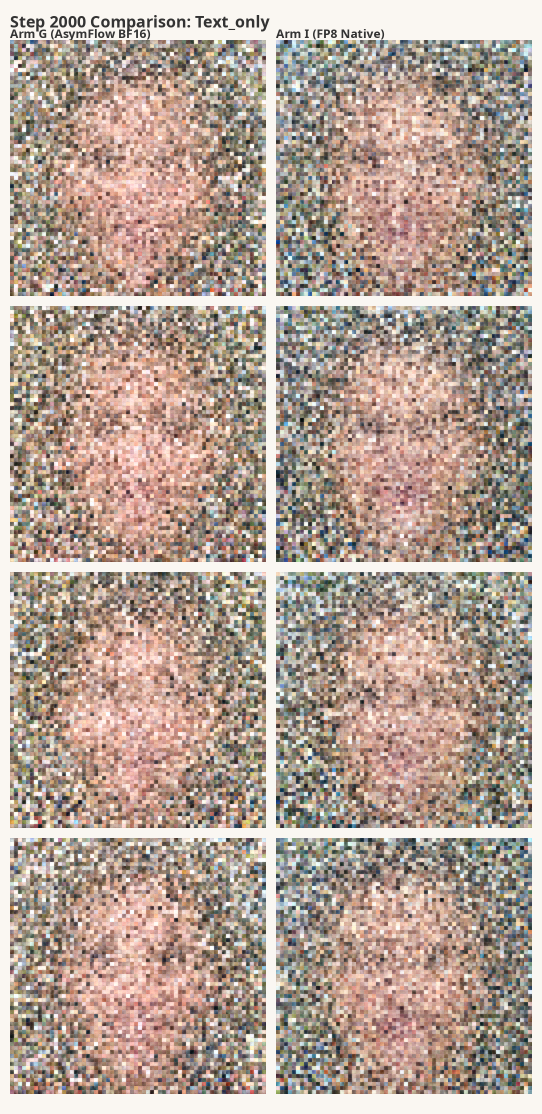
#> input picture arm_g_vs_i_text.png, 1084 x 2228 px (shown at 1/2 size); its folder holds only this picture in this run
$ python run_gates.py --images ../.. --out out.png
#> lines starting #> are read from the running program, lines starting #| are printed output that depends on the picture
### scripts/harness/calibrate_gates.py
#!/usr/bin/env python3
"""M2 — freeze G0 photorealism gates calibration from the real-FFHQ reference set.

Deterministic: seed-driven stratified sampling over sorted stratum dirs.
All gates are computed on 512-downsampled luminance (identical preprocessing is
applied later to MODEL outputs — bands are a RELATIVE instrument, so the exact
downsampling choice is part of the frozen contract, recorded in the output).

Stdlib + numpy only. No GPU. USAGE:
    .venv/bin/python3 scripts/harness/calibrate_gates.py [--n 1000] [--out research/avenues/gates_calibration.json]
"""
import argparse
import hashlib
import json
import os
import sys
import time
from pathlib import Path

import numpy as np

STRATUM = Path("/mnt/nas-ai-models/training-data/ffhq/stratum")
FACE_SKIN_V1 = 2  # v1 28-class taxonomy: Face_Neck = 2 (v2 shifts +1)
REF_SIZE = 512
MIN_SKIN_FRAC = 0.005


# [18 lines left out: function erode, not called in this run]


def downsample(a: np.ndarray, size: int) -> np.ndarray:
    h, w = a.shape[:2]
    s = max(1, min(h, w) // size)
    hc, wc = (h // s) * s, (w // s) * s
    a = a[:hc:s, :wc:s]
    # crop/pad to exactly size
    if a.shape[0] > size:
        a = a[:size]
    if a.shape[1] > size:
        a = a[:, :size]
    if a.shape < (size, size):
        out = np.zeros((size, size), dtype=a.dtype)
        out[:a.shape[0], :a.shape[1]] = a
        a = out
    return a


def lumin(pix: np.ndarray) -> np.ndarray:
    f = pix.astype(np.float32)
    if f.ndim == 3 and f.shape[0] == 3:  # channels-first (verified on-disk: (3, H, W))
        f = np.moveaxis(f, 0, -1)
    return 0.299 * f[..., 0] + 0.587 * f[..., 1] + 0.114 * f[..., 2]


def fft_gaussian_blur(a: np.ndarray, sigma: float) -> np.ndarray:
    h, w = a.shape
    fy = np.fft.fftfreq(h)
    fx = np.fft.rfftfreq(w)
    fy2 = fy[:, None] ** 2 + fx[None, :] ** 2
    g = np.exp(-2 * (np.pi * sigma) ** 2 * fy2).astype(np.float32)
    return np.fft.irfft2(np.fft.rfft2(a) * g, s=(h, w))[:h, :w]


def radial_spectrum(a: np.ndarray, fmin: float = 0.1, fmax: float = 0.9, bins: int = 12):
    h, w = a.shape
    mag = np.abs(np.fft.rfft2(a - a.mean()))
    fy = np.fft.fftfreq(h)[:, None]
    fx = np.fft.rfftfreq(w)[None, :]
    freq = np.sqrt(fy ** 2 + fx ** 2) / 0.5  # normalized nyquist
    lo, hi = np.log10(fmin), np.log10(fmax)
    edges = np.logspace(lo, hi, bins + 1)
    power, centers = [], []
    for i in range(bins):
        m = (freq >= edges[i]) & (freq < edges[i + 1]) & (freq > 0)
        if m.sum() < 8:
            continue
        power.append(np.log10(mag[m].mean() + 1e-12))
        centers.append(np.log10(0.5 * (edges[i] + edges[i + 1])))
    if len(power) < 4:
        return None
    return float(np.polyfit(centers, power, 1)[0])


def block_stats(a: np.ndarray, mask: np.ndarray, block: int = 8):
    h, w = a.shape
    hb, wb = h // block * block, w // block * block
    a_b = a[:hb, :wb].reshape(hb // block, block, wb // block, block)
    m_b = mask[:hb, :wb].reshape(hb // block, block, wb // block, block).mean(axis=(1, 3))
    std_blocks = a_b.reshape(hb // block, wb // block, -1).std(axis=-1)
    keep = (m_b > 0.7) & np.isfinite(std_blocks)
    if keep.sum() < 10:
        return None
    return std_blocks[keep].astype(np.float64)


# [140 lines left out: functions sample_dirs, process_dir, main, not called in this run]


# [2 lines that do not run on import are left out]

### scripts/harness/run_gates.py
#!/usr/bin/env python3
"""Phase 1 producer — compute G0 photorealism gates on a directory of images.

Consumes generated/real PNGs (e.g. quality_metrics prompt images from a
checkpoint, or the real-FFHQ reference set) and emits tick-consumable JSONL:
one line per gate with the AGGREGATE value (mean over images) + per-image
detail lines to a sidecar. Identical preprocessing to calibrate_gates.py is
imported from that module — the frozen contract, single source of truth.

Generated images have no seg masks, so v1 computes the MASK-FREE gates
(g0a_full, g0b, g0c_full, g0d_full) — these have matching calibration bands.
Masked gates (g0a/g0c/g0d) are emitted only when a seg mask dir is supplied
(--masks <dir> with same basenames).

USAGE:
    .venv/bin/python3 scripts/harness/run_gates.py \
        --images <dir-with-pngs> \
        [--calibration research/avenues/gates_calibration.json] \
        --out research/avenues/gates/<arm>/<step>/gates.jsonl
"""
import argparse
import glob
import json
import sys
from pathlib import Path

import numpy as np
from PIL import Image

sys.path.insert(0, str(Path(__file__).resolve().parent))
from calibrate_gates import downsample, lumin, fft_gaussian_blur, radial_spectrum, block_stats  # noqa: E402

REF_SIZE = 512


def measure_image(path: Path, mask: np.ndarray | None = None):
    """Return dict of gate values for one image; mask-free unless a mask is given."""
    img = np.asarray(Image.open(path).convert("RGB")).astype(np.float32) / 255.0
    lum = downsample(lumin(img), REF_SIZE)
    hp = lum - fft_gaussian_blur(lum, 2.5)
    spec = radial_spectrum(lum)

    out: dict = {
        "g0a_sensor_noise_floor_full": float(np.log10(np.std(hp) + 1e-12)),
        "g0c_skin_texture_energy_full": float(np.mean(hp ** 2) / (np.mean(lum ** 2) + 1e-12)),
    }
    if spec is not None:
        out["g0b_spectral_slope"] = spec
    bs = block_stats(lum, np.ones_like(lum, dtype=bool))
    if bs is not None:
        out["g0d_local_contrast_full_p5"] = float(np.percentile(bs, 5))
        out["g0d_local_contrast_full_p50"] = float(np.percentile(bs, 50))
        out["g0d_local_contrast_full_p95"] = float(np.percentile(bs, 95))

    if mask is not None:
        m = downsample(mask.astype(bool), REF_SIZE)
        g0a = float(np.log10(np.std(hp[m]) + 1e-12))
        g0c = float(np.mean(hp[m] ** 2) / (np.mean(lum[m] ** 2) + 1e-12))
        out["g0a_sensor_noise_floor"] = g0a
        out["g0c_skin_texture_energy"] = g0c
        bsm = block_stats(lum, m)
        if bsm is not None:
            out["g0d_local_contrast_p5"] = float(np.percentile(bsm, 5))
            out["g0d_local_contrast_p50"] = float(np.percentile(bsm, 50))
            out["g0d_local_contrast_p95"] = float(np.percentile(bsm, 95))
    return out


def main(argv: list[str] | None = None) -> int:
    ap = argparse.ArgumentParser()
    ap.add_argument("--images", required=True, type=Path)
    ap.add_argument("--masks", type=Path, default=None,
                    help="optional dir with .npy binary masks, same basenames as images")
    ap.add_argument("--calibration", type=Path, default=None)
    ap.add_argument("--out", required=True, type=Path)
    args = ap.parse_args(argv)

    images = sorted(glob.glob(str(args.images / "*.png")) +
                    glob.glob(str(args.images / "*.jpg")))
    if not images:
        print(f"ERROR no PNG/JPG found in {args.images}", file=sys.stderr)
        return 2

    calib = None
    if args.calibration is not None:
        calib = json.loads(args.calibration.read_text())["gates"]

    detail: list[dict] = []
    agg: dict[str, list[float]] = {}
    for p in images:
        stem = Path(p).stem
        mask = None
        if args.masks is not None:
            mask_path = args.masks / f"{stem}.npy"
            if mask_path.is_file():
                mask = np.load(mask_path)
        vals = measure_image(Path(p), mask)
#> in lumin, `return 0.299 * f[..., 0] + 0.587 * f[..., 1] + 0.114 * f[..., 2]`:
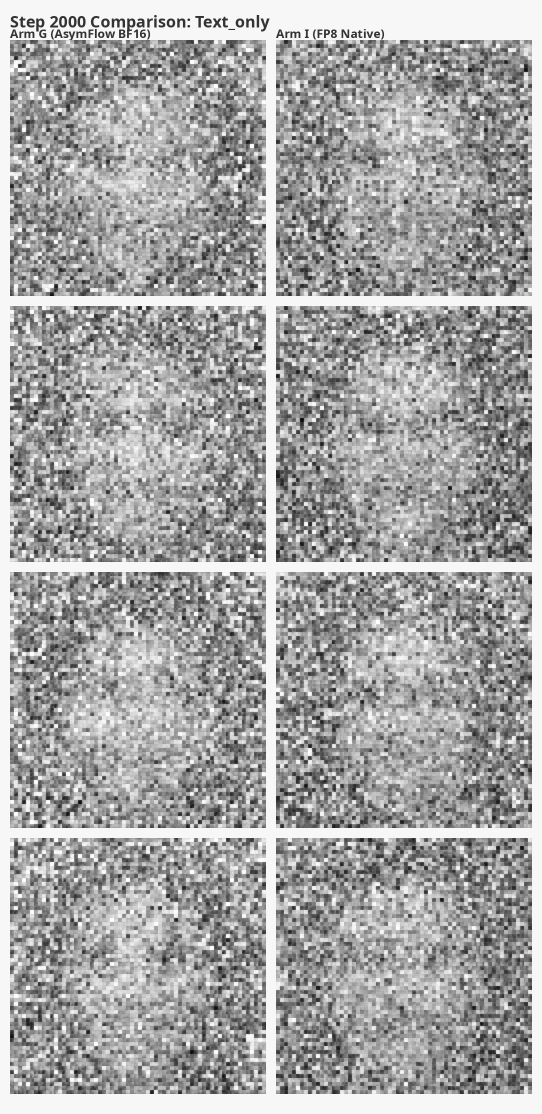
#> returned value: shape (2228, 1084) float32 (shown at 1/2 size); min 0.0122, max 1, mean 0.649
#> in downsample, `h, w = a.shape[:2]`: h = 2228; w = 1084
#> in downsample, `s = max(1, min(h, w) // size)`: s = 2
#> in downsample, `hc, wc = (h // s) * s, (w // s) * s`: hc = 2228; wc = 1084
#> in downsample, `a = a[:size]`:
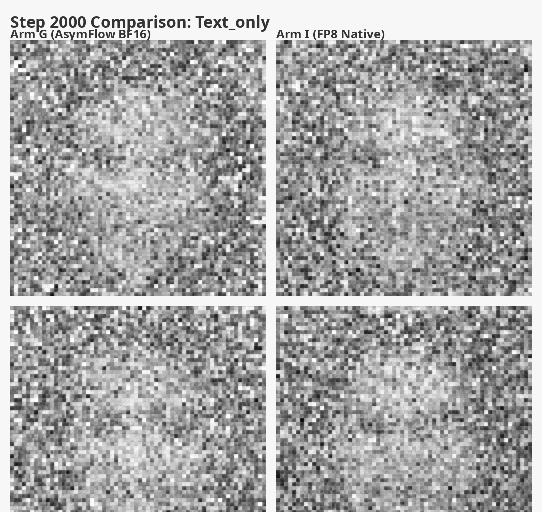
#> a: shape (512, 542) float32; min 0.0221, max 1, mean 0.655
#> in downsample, `a = a[:, :size]`:
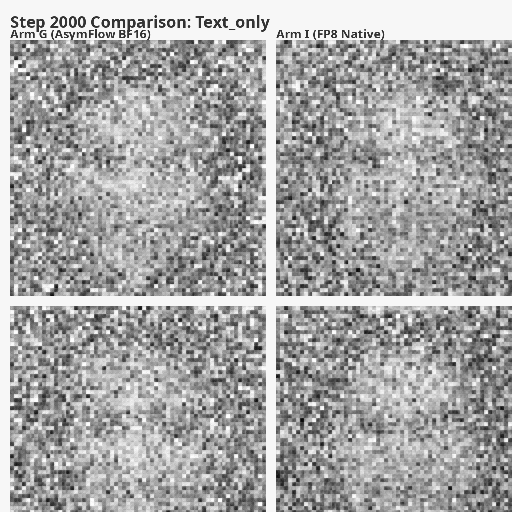
#> a: shape (512, 512) float32; min 0.0221, max 1, mean 0.651
#> in fft_gaussian_blur, `return np.fft.irfft2(np.fft.rfft2(a) * g, s=(h, w))[:h, :w]`:
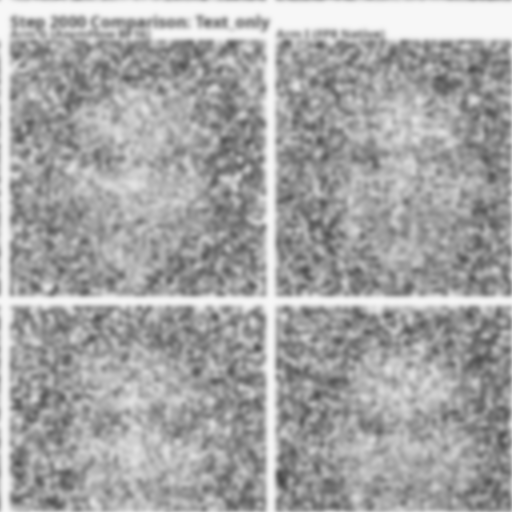
#> returned value: shape (512, 512) float64; min 0.282, max 0.97, mean 0.651
#> in measure_image, `hp = lum - fft_gaussian_blur(lum, 2.5)`:
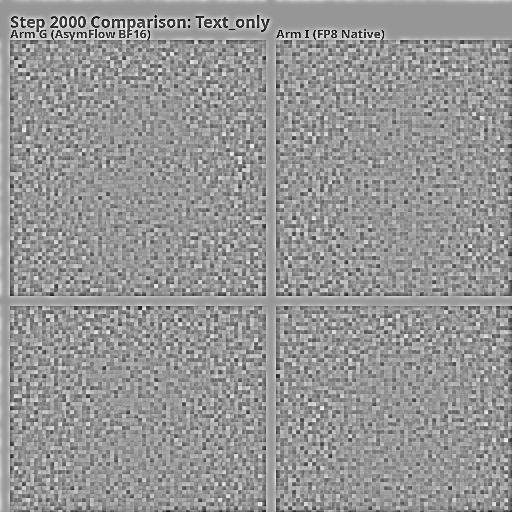
#> hp: shape (512, 512) float64; min -0.669, max 0.464, mean 0; drawn with min black and max white
#> in radial_spectrum, `mag = np.abs(np.fft.rfft2(a - a.mean()))`:
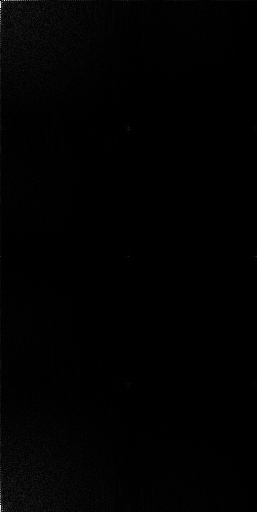
#> mag: shape (512, 257) float64; min 0.0105, max 5719.3, mean 46.9; drawn with min black and max white
#> after the loop in radial_spectrum, `for i in range(bins):`: centers = [-0.958, -0.879, -0.799, -0.72, -0.64, -0.561, -0.481, -0.402, -0.322, -0.243, -0.163, -0.0837]; power = [2.5, 2.48, 2.42, 2.36, 2.31, 2.23, 2.11, 1.96, 1.74, 1.55, 1.52, 1.41]
#> in measure_image, `spec = radial_spectrum(lum)`: spec = -1.36
#> in measure_image, `out: dict = { "g0a_sensor_noise_floor_full": float(np.log10(np.std(hp)..`: out = {'g0a_sensor_noise_floor_full': -0.905, 'g0c_skin_texture_energy_full': 0.0332}
#> in block_stats, `m_b = mask[:hb, :wb].reshape(hb // block, block, wb // block, block).m..`: m_b: shape (64, 64) float64; every value is 1
#> in block_stats, `std_blocks = a_b.reshape(hb // block, wb // block, -1).std(axis=-1)`:
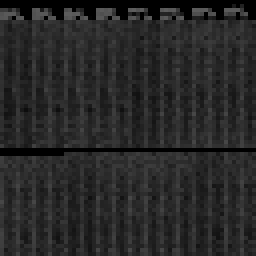
#> std_blocks: shape (64, 64) float32 (shown 4 times larger); min 5.96e-08, max 0.369, mean 0.157
#> in block_stats, `keep = (m_b > 0.7) & np.isfinite(std_blocks)`: keep: shape (64, 64) bool; every value is 1
#> in measure_image, `bs = block_stats(lum, np.ones_like(lum, dtype=bool))`: bs = 4096 values, max 0.369 at index 161, min 5.96e-08 at index 0, mean 0.157
#> vals = {'g0a_sensor_noise_floor_full': -0.905, 'g0c_skin_texture_energy_full': 0.0332, 'g0b_spectral_slope': -1.36, 'g0d_local_contrast_full_p5': 5.96e-08, 'g0d_local_contrast_full_p50': 0.161, 'g0d_local_contrast_full_p95': 0.238}
        detail.append({"image": Path(p).name, **vals})
        for k, v in vals.items():
            agg.setdefault(k, []).append(v)
#> this loop made 6 passes
#> (k, v) on passes 1 to 6: ('g0a_sensor_noise_floor_full', -0.905), ('g0c_skin_texture_energy_full', 0.0332), ('g0b_spectral_slope', -1.36), ('g0d_local_contrast_full_p5', 5.96e-08), ('g0d_local_contrast_full_p50', 0.161), ('g0d_local_contrast_full_p95', 0.238)
#> after the loop, agg = {'g0a_sensor_noise_floor_full': [-0.905], 'g0c_skin_texture_energy_full': [0.0332], 'g0b_spectral_slope': [-1.36], 'g0d_local_contrast_full_p5': [5.96e-08], 'g0d_local_contrast_full_p50': [0.161], 'g0d_local_contrast_full_p95': [0.238]}

    out = args.out
    out.parent.mkdir(parents=True, exist_ok=True)
    lines = []
    for gate, values in sorted(agg.items()):
        a = np.asarray(values, dtype=np.float64)
        rec = {"gate_id": gate, "value": float(a.mean()), "n": int(len(a)),
               "std": float(a.std())}
        if calib is not None and gate in calib:
            band = calib[gate]
            rec["in_band"] = band["p5"] <= rec["value"] <= band["p95"]
            rec["band"] = [band["p5"], band["p95"]]
        lines.append(json.dumps(rec))
#> this loop made 6 passes
#> (gate, values, a) on passes 1, 2, 3, 5, 6: ('g0a_sensor_noise_floor_full', [-0.905], [-0.905]), ('g0b_spectral_slope', [-1.36], [-1.36]), ('g0c_skin_texture_energy_full', [0.0332], [0.0332]), ('g0d_local_contrast_full_p50', [0.161], [0.161]), ('g0d_local_contrast_full_p95', [0.238], [0.238])
#> after the loop, lines = 6 items
    tmp = out.with_suffix(".jsonl.tmp")
    tmp.write_text("\n".join(lines) + "\n")
    tmp.replace(out)
    (out.parent / (out.stem + "_detail.jsonl")).write_text(
        "\n".join(json.dumps(d) for d in detail) + "\n")
    print(f"{len(images)} images -> {out} ({len(lines)} gate lines)")
#| 1 images -> out.png (6 gate lines)
    return 0


if __name__ == "__main__":
    sys.exit(main())
#> (the program exits here)
